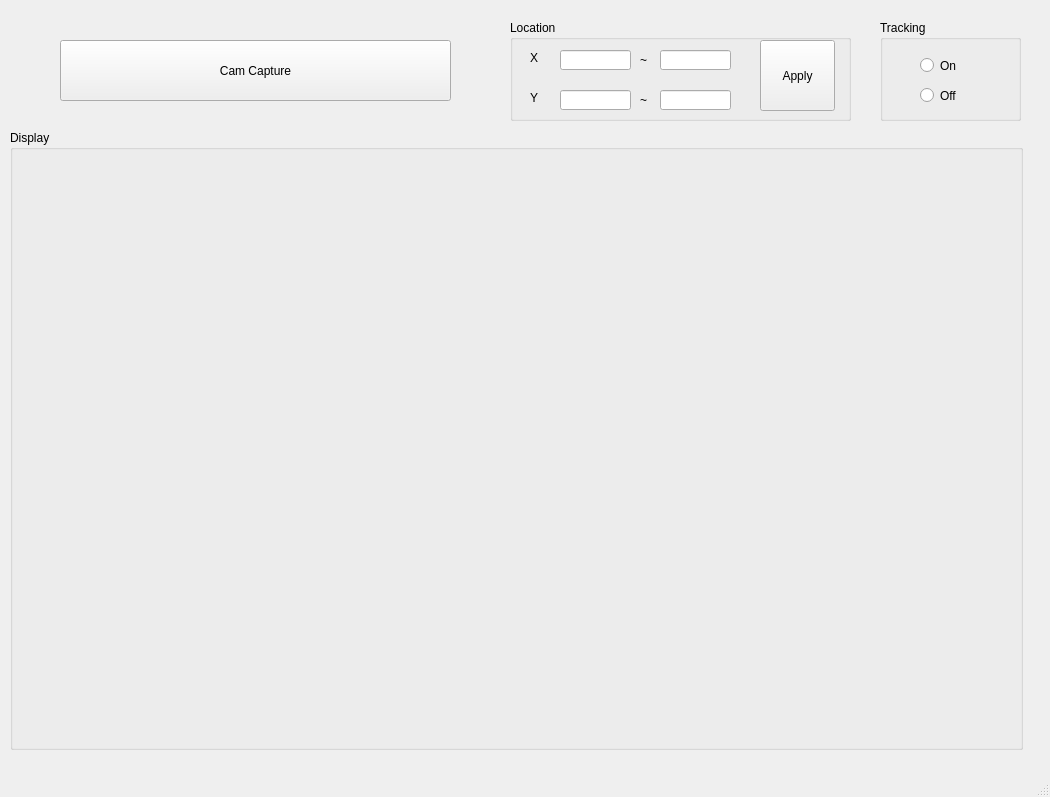
<?xml version="1.0" encoding="UTF-8"?>
<ui version="4.0">
 <class>MainWindow</class>
 <widget class="QMainWindow" name="MainWindow">
  <property name="geometry">
   <rect>
    <x>0</x>
    <y>0</y>
    <width>1050</width>
    <height>797</height>
   </rect>
  </property>
  <property name="windowTitle">
   <string>MainWindow</string>
  </property>
  <property name="styleSheet">
   <string notr="true"/>
  </property>
  <widget class="QWidget" name="centralwidget">
   <widget class="QGroupBox" name="groupBox">
    <property name="geometry">
     <rect>
      <x>10</x>
      <y>130</y>
      <width>1013</width>
      <height>620</height>
     </rect>
    </property>
    <property name="sizePolicy">
     <sizepolicy hsizetype="Preferred" vsizetype="Preferred">
      <horstretch>0</horstretch>
      <verstretch>0</verstretch>
     </sizepolicy>
    </property>
    <property name="title">
     <string>Display</string>
    </property>
    <widget class="QWidget" name="ImgWidget" native="true">
     <property name="geometry">
      <rect>
       <x>10</x>
       <y>20</y>
       <width>993</width>
       <height>600</height>
      </rect>
     </property>
    </widget>
   </widget>
   <widget class="QPushButton" name="startButton">
    <property name="geometry">
     <rect>
      <x>60</x>
      <y>40</y>
      <width>391</width>
      <height>61</height>
     </rect>
    </property>
    <property name="text">
     <string>Cam Capture</string>
    </property>
    <property name="iconSize">
     <size>
      <width>16</width>
      <height>16</height>
     </size>
    </property>
   </widget>
   <widget class="QGroupBox" name="radioBox_2">
    <property name="geometry">
     <rect>
      <x>510</x>
      <y>20</y>
      <width>341</width>
      <height>101</height>
     </rect>
    </property>
    <property name="title">
     <string>Location</string>
    </property>
    <widget class="QLineEdit" name="x_start">
     <property name="geometry">
      <rect>
       <x>50</x>
       <y>30</y>
       <width>71</width>
       <height>20</height>
      </rect>
     </property>
    </widget>
    <widget class="QLabel" name="x_label">
     <property name="geometry">
      <rect>
       <x>20</x>
       <y>30</y>
       <width>21</width>
       <height>16</height>
      </rect>
     </property>
     <property name="text">
      <string>X</string>
     </property>
    </widget>
    <widget class="QLabel" name="y_label">
     <property name="geometry">
      <rect>
       <x>20</x>
       <y>70</y>
       <width>21</width>
       <height>16</height>
      </rect>
     </property>
     <property name="text">
      <string>Y</string>
     </property>
    </widget>
    <widget class="QLineEdit" name="x_end">
     <property name="geometry">
      <rect>
       <x>150</x>
       <y>30</y>
       <width>71</width>
       <height>20</height>
      </rect>
     </property>
    </widget>
    <widget class="QLineEdit" name="y_start">
     <property name="geometry">
      <rect>
       <x>50</x>
       <y>70</y>
       <width>71</width>
       <height>20</height>
      </rect>
     </property>
    </widget>
    <widget class="QLineEdit" name="y_end">
     <property name="geometry">
      <rect>
       <x>150</x>
       <y>70</y>
       <width>71</width>
       <height>20</height>
      </rect>
     </property>
    </widget>
    <widget class="QLabel" name="x_tilde">
     <property name="geometry">
      <rect>
       <x>130</x>
       <y>30</y>
       <width>16</width>
       <height>20</height>
      </rect>
     </property>
     <property name="text">
      <string>~</string>
     </property>
    </widget>
    <widget class="QLabel" name="y_tilde">
     <property name="geometry">
      <rect>
       <x>130</x>
       <y>70</y>
       <width>16</width>
       <height>20</height>
      </rect>
     </property>
     <property name="text">
      <string>~</string>
     </property>
    </widget>
    <widget class="QPushButton" name="Loc_apply">
     <property name="geometry">
      <rect>
       <x>250</x>
       <y>20</y>
       <width>75</width>
       <height>71</height>
      </rect>
     </property>
     <property name="text">
      <string>Apply</string>
     </property>
    </widget>
   </widget>
   <widget class="QGroupBox" name="radioBox">
    <property name="geometry">
     <rect>
      <x>880</x>
      <y>20</y>
      <width>141</width>
      <height>101</height>
     </rect>
    </property>
    <property name="title">
     <string>Tracking</string>
    </property>
    <widget class="QRadioButton" name="onButton">
     <property name="geometry">
      <rect>
       <x>40</x>
       <y>30</y>
       <width>71</width>
       <height>31</height>
      </rect>
     </property>
     <property name="text">
      <string>On</string>
     </property>
    </widget>
    <widget class="QRadioButton" name="offButton">
     <property name="geometry">
      <rect>
       <x>40</x>
       <y>60</y>
       <width>61</width>
       <height>31</height>
      </rect>
     </property>
     <property name="text">
      <string>Off</string>
     </property>
    </widget>
   </widget>
  </widget>
  <widget class="QMenuBar" name="menubar">
   <property name="geometry">
    <rect>
     <x>0</x>
     <y>0</y>
     <width>1050</width>
     <height>21</height>
    </rect>
   </property>
  </widget>
  <widget class="QStatusBar" name="statusbar"/>
 </widget>
 <resources/>
 <connections/>
</ui>
